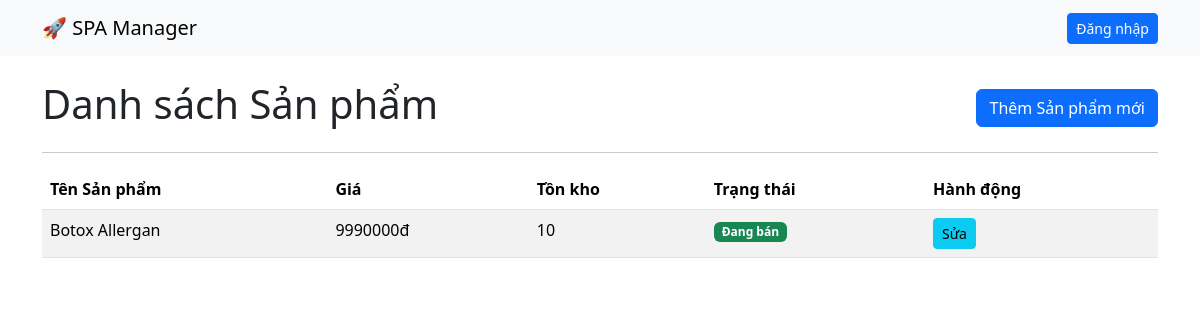
Screenshot of /products/ with the database file from the repository.
### sales/models.py (models this page shows, shortened)
class Product(models.Model):
    name = models.CharField(max_length=255)
    price = models.DecimalField(max_digits=12, decimal_places=2)
    quantity_in_stock = models.PositiveIntegerField(default=0, help_text="Số lượng tồn kho")
    description = models.TextField(blank=True, null=True)
    is_active = models.BooleanField(default=True)

### sales/views.py (the view)
# urls.py: path('products/', views.product_list_view, name='product_list'),
def product_list_view(request):
    products = Product.objects.filter(is_active=True).order_by('name')
    context = { 'page_title': 'Danh sách sản phẩm', 'products': products }
    return render(request, 'sales/product_list.html', context)

### sales/templates/sales/product_list.html (shortened to what this page needs)
{% extends 'sales/base.html' %}
{% block content %}
  <div class="d-flex justify-content-between align-items-center">
    <h1>Danh sách Sản phẩm</h1>
    <a href="{% url 'add_product' %}" class="btn btn-primary">Thêm Sản phẩm mới</a>
  </div>
  <hr>
  <table class="table table-striped table-hover">
    <thead>
      <tr>
        <th>Tên Sản phẩm</th>
        <th>Giá</th>
        <th>Tồn kho</th>
        <th>Trạng thái</th>
        <th>Hành động</th>
      </tr>
    </thead>
    <tbody>
      {% for product in products %}
      <tr>
        <td>{{ product.name }}</td>
        <td>{{ product.price|floatformat:0 }}đ</td>
        <td>{{ product.quantity_in_stock }}</td>
        <td>
            {% if product.is_active %}
                <span class="badge text-bg-success">Đang bán</span>
            {% else %}
                <span class="badge text-bg-secondary">Ngừng bán</span>
            {% endif %}
        </td>
        <td>
            <a href="{% url 'edit_product' product.id %}" class="btn btn-sm btn-info">Sửa</a>
        </td>
      </tr>
      {% empty %}
      <tr>
        <td colspan="5" class="text-center">Chưa có sản phẩm nào.</td>
      </tr>
      {% endfor %}
    </tbody>
  </table>
{% endblock %}

### rows the page displays
Product: name "Botox Allergan", price "9990000", quantity_in_stock "10", is_active "Đang bán"
